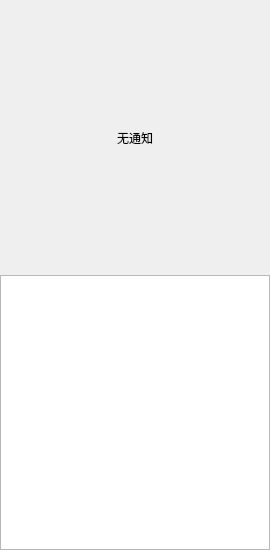
<?xml version="1.0" encoding="UTF-8"?>
<ui version="4.0">
 <class>NotifictionWidget</class>
 <widget class="QWidget" name="NotifictionWidget">
  <property name="geometry">
   <rect>
    <x>0</x>
    <y>0</y>
    <width>270</width>
    <height>550</height>
   </rect>
  </property>
  <property name="minimumSize">
   <size>
    <width>270</width>
    <height>0</height>
   </size>
  </property>
  <layout class="QVBoxLayout" name="verticalLayout">
   <property name="spacing">
    <number>0</number>
   </property>
   <property name="leftMargin">
    <number>0</number>
   </property>
   <property name="topMargin">
    <number>0</number>
   </property>
   <property name="rightMargin">
    <number>0</number>
   </property>
   <property name="bottomMargin">
    <number>0</number>
   </property>
   <item>
    <widget class="QLabel" name="label">
     <property name="sizePolicy">
      <sizepolicy hsizetype="Expanding" vsizetype="Expanding">
       <horstretch>0</horstretch>
       <verstretch>0</verstretch>
      </sizepolicy>
     </property>
     <property name="text">
      <string>无通知</string>
     </property>
     <property name="alignment">
      <set>Qt::AlignCenter</set>
     </property>
    </widget>
   </item>
   <item>
    <widget class="QListWidget" name="listWidget"/>
   </item>
  </layout>
 </widget>
 <resources/>
 <connections/>
</ui>
